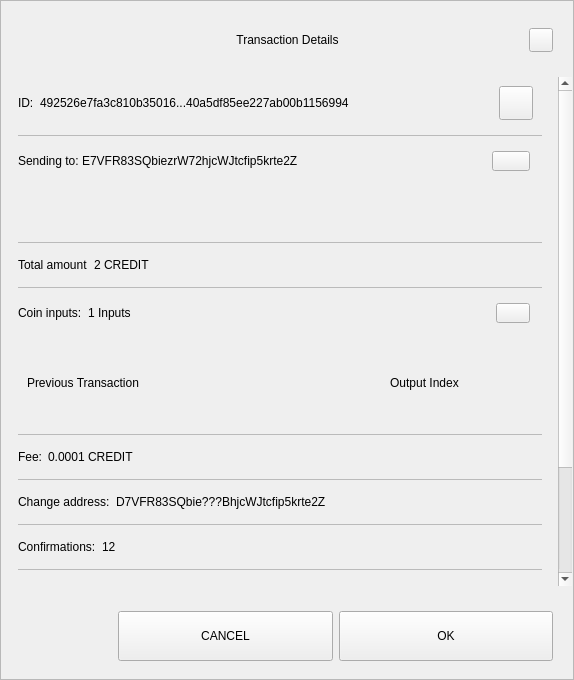
<?xml version="1.0" encoding="UTF-8"?>
<ui version="4.0">
 <class>TxDetailDialog</class>
 <widget class="QWidget" name="TxDetailDialog">
  <property name="geometry">
   <rect>
    <x>0</x>
    <y>0</y>
    <width>574</width>
    <height>680</height>
   </rect>
  </property>
  <property name="sizePolicy">
   <sizepolicy hsizetype="Preferred" vsizetype="Expanding">
    <horstretch>0</horstretch>
    <verstretch>0</verstretch>
   </sizepolicy>
  </property>
  <property name="minimumSize">
   <size>
    <width>574</width>
    <height>500</height>
   </size>
  </property>
  <property name="windowTitle">
   <string>Form</string>
  </property>
  <property name="styleSheet">
   <string notr="true"/>
  </property>
  <layout class="QVBoxLayout" name="verticalLayout_3">
   <property name="spacing">
    <number>0</number>
   </property>
   <property name="leftMargin">
    <number>0</number>
   </property>
   <property name="topMargin">
    <number>0</number>
   </property>
   <property name="rightMargin">
    <number>0</number>
   </property>
   <property name="bottomMargin">
    <number>0</number>
   </property>
   <item>
    <widget class="QFrame" name="frame">
     <property name="sizePolicy">
      <sizepolicy hsizetype="Preferred" vsizetype="Expanding">
       <horstretch>0</horstretch>
       <verstretch>0</verstretch>
      </sizepolicy>
     </property>
     <property name="styleSheet">
      <string notr="true"/>
     </property>
     <property name="frameShape">
      <enum>QFrame::StyledPanel</enum>
     </property>
     <property name="frameShadow">
      <enum>QFrame::Raised</enum>
     </property>
     <layout class="QVBoxLayout" name="verticalLayout">
      <property name="leftMargin">
       <number>0</number>
      </property>
      <property name="rightMargin">
       <number>0</number>
      </property>
      <item>
       <layout class="QHBoxLayout" name="horizontalLayout_3">
        <property name="spacing">
         <number>0</number>
        </property>
        <property name="leftMargin">
         <number>20</number>
        </property>
        <property name="topMargin">
         <number>10</number>
        </property>
        <property name="rightMargin">
         <number>20</number>
        </property>
        <item>
         <spacer name="horizontalSpacer_1">
          <property name="orientation">
           <enum>Qt::Horizontal</enum>
          </property>
          <property name="sizeHint" stdset="0">
           <size>
            <width>40</width>
            <height>20</height>
           </size>
          </property>
         </spacer>
        </item>
        <item>
         <widget class="QLabel" name="labelTitle">
          <property name="minimumSize">
           <size>
            <width>0</width>
            <height>40</height>
           </size>
          </property>
          <property name="maximumSize">
           <size>
            <width>16777215</width>
            <height>40</height>
           </size>
          </property>
          <property name="styleSheet">
           <string notr="true">padding-left:24px;</string>
          </property>
          <property name="text">
           <string>Transaction Details</string>
          </property>
          <property name="alignment">
           <set>Qt::AlignCenter</set>
          </property>
          <property name="margin">
           <number>7</number>
          </property>
         </widget>
        </item>
        <item>
         <spacer name="horizontalSpacer_2">
          <property name="orientation">
           <enum>Qt::Horizontal</enum>
          </property>
          <property name="sizeHint" stdset="0">
           <size>
            <width>40</width>
            <height>20</height>
           </size>
          </property>
         </spacer>
        </item>
        <item>
         <widget class="QPushButton" name="btnEsc">
          <property name="minimumSize">
           <size>
            <width>24</width>
            <height>24</height>
           </size>
          </property>
          <property name="maximumSize">
           <size>
            <width>24</width>
            <height>24</height>
           </size>
          </property>
          <property name="focusPolicy">
           <enum>Qt::NoFocus</enum>
          </property>
          <property name="text">
           <string/>
          </property>
         </widget>
        </item>
       </layout>
      </item>
      <item>
       <spacer name="verticalSpacer">
        <property name="orientation">
         <enum>Qt::Vertical</enum>
        </property>
        <property name="sizeType">
         <enum>QSizePolicy::Fixed</enum>
        </property>
        <property name="sizeHint" stdset="0">
         <size>
          <width>20</width>
          <height>10</height>
         </size>
        </property>
       </spacer>
      </item>
      <item>
       <widget class="QWidget" name="layoutScroll" native="true">
        <property name="minimumSize">
         <size>
          <width>0</width>
          <height>0</height>
         </size>
        </property>
        <layout class="QVBoxLayout" name="verticalLayout_4">
         <property name="leftMargin">
          <number>0</number>
         </property>
         <property name="topMargin">
          <number>0</number>
         </property>
         <property name="rightMargin">
          <number>0</number>
         </property>
         <item>
          <widget class="QScrollArea" name="scrollArea">
           <property name="styleSheet">
            <string notr="true">#scrollArea {
background:transparent;
}</string>
           </property>
           <property name="horizontalScrollBarPolicy">
            <enum>Qt::ScrollBarAlwaysOff</enum>
           </property>
           <property name="sizeAdjustPolicy">
            <enum>QAbstractScrollArea::AdjustIgnored</enum>
           </property>
           <property name="widgetResizable">
            <bool>true</bool>
           </property>
           <property name="alignment">
            <set>Qt::AlignLeading|Qt::AlignLeft|Qt::AlignTop</set>
           </property>
           <widget class="QWidget" name="scrollAreaWidgetContents">
            <property name="geometry">
             <rect>
              <x>0</x>
              <y>0</y>
              <width>556</width>
              <height>672</height>
             </rect>
            </property>
            <property name="autoFillBackground">
             <bool>false</bool>
            </property>
            <property name="styleSheet">
             <string notr="true">#scrollAreaWidgetContents {
background:transparent;
}</string>
            </property>
            <layout class="QVBoxLayout" name="verticalLayout_7">
             <property name="spacing">
              <number>0</number>
             </property>
             <property name="sizeConstraint">
              <enum>QLayout::SetDefaultConstraint</enum>
             </property>
             <property name="leftMargin">
              <number>0</number>
             </property>
             <property name="topMargin">
              <number>0</number>
             </property>
             <property name="rightMargin">
              <number>0</number>
             </property>
             <property name="bottomMargin">
              <number>0</number>
             </property>
             <item>
              <widget class="QWidget" name="content" native="true">
               <layout class="QVBoxLayout" name="verticalLayout_2">
                <property name="leftMargin">
                 <number>16</number>
                </property>
                <property name="topMargin">
                 <number>0</number>
                </property>
                <property name="rightMargin">
                 <number>16</number>
                </property>
                <item>
                 <widget class="QWidget" name="contentID" native="true">
                  <layout class="QHBoxLayout" name="horizontalLayout_12" stretch="0,1,0">
                   <property name="leftMargin">
                    <number>0</number>
                   </property>
                   <item>
                    <widget class="QLabel" name="labelId">
                     <property name="maximumSize">
                      <size>
                       <width>16777215</width>
                       <height>16777215</height>
                      </size>
                     </property>
                     <property name="text">
                      <string>ID:</string>
                     </property>
                    </widget>
                   </item>
                   <item>
                    <widget class="QLabel" name="textId">
                     <property name="text">
                      <string>492526e7fa3c810b35016...40a5df85ee227ab00b1156994</string>
                     </property>
                    </widget>
                   </item>
                   <item>
                    <widget class="QPushButton" name="pushCopy">
                     <property name="minimumSize">
                      <size>
                       <width>34</width>
                       <height>34</height>
                      </size>
                     </property>
                     <property name="maximumSize">
                      <size>
                       <width>34</width>
                       <height>34</height>
                      </size>
                     </property>
                     <property name="focusPolicy">
                      <enum>Qt::NoFocus</enum>
                     </property>
                     <property name="text">
                      <string/>
                     </property>
                     <property name="iconSize">
                      <size>
                       <width>24</width>
                       <height>24</height>
                      </size>
                     </property>
                    </widget>
                   </item>
                  </layout>
                 </widget>
                </item>
                <item>
                 <widget class="QLabel" name="labelDivider9">
                  <property name="maximumSize">
                   <size>
                    <width>16777215</width>
                    <height>1</height>
                   </size>
                  </property>
                  <property name="styleSheet">
                   <string notr="true">background-color:#bababa;</string>
                  </property>
                  <property name="text">
                   <string/>
                  </property>
                 </widget>
                </item>
                <item>
                 <widget class="QWidget" name="contentOutputs" native="true">
                  <layout class="QHBoxLayout" name="horizontalLayout_11" stretch="0,3,0">
                   <property name="spacing">
                    <number>0</number>
                   </property>
                   <property name="leftMargin">
                    <number>0</number>
                   </property>
                   <property name="rightMargin">
                    <number>12</number>
                   </property>
                   <item>
                    <widget class="QLabel" name="labelSend">
                     <property name="maximumSize">
                      <size>
                       <width>16777215</width>
                       <height>16777215</height>
                      </size>
                     </property>
                     <property name="text">
                      <string>Sending to: </string>
                     </property>
                    </widget>
                   </item>
                   <item>
                    <widget class="QLabel" name="textSend">
                     <property name="text">
                      <string>E7VFR83SQbiezrW72hjcWJtcfip5krte2Z </string>
                     </property>
                    </widget>
                   </item>
                   <item>
                    <widget class="QPushButton" name="pushOutputs">
                     <property name="minimumSize">
                      <size>
                       <width>34</width>
                       <height>20</height>
                      </size>
                     </property>
                     <property name="maximumSize">
                      <size>
                       <width>38</width>
                       <height>20</height>
                      </size>
                     </property>
                     <property name="focusPolicy">
                      <enum>Qt::NoFocus</enum>
                     </property>
                     <property name="styleSheet">
                      <string notr="true"/>
                     </property>
                     <property name="text">
                      <string/>
                     </property>
                    </widget>
                   </item>
                  </layout>
                 </widget>
                </item>
                <item>
                 <widget class="QScrollArea" name="outputsScrollArea">
                  <property name="minimumSize">
                   <size>
                    <width>0</width>
                    <height>50</height>
                   </size>
                  </property>
                  <property name="styleSheet">
                   <string notr="true">#outputsScrollArea {
background:transparent;
}</string>
                  </property>
                  <property name="widgetResizable">
                   <bool>true</bool>
                  </property>
                  <widget class="QWidget" name="container_outputs_base">
                   <property name="geometry">
                    <rect>
                     <x>0</x>
                     <y>0</y>
                     <width>522</width>
                     <height>48</height>
                    </rect>
                   </property>
                   <property name="styleSheet">
                    <string notr="true">#container_outputs_base {
background:transparent;
}</string>
                   </property>
                  </widget>
                 </widget>
                </item>
                <item>
                 <widget class="QLabel" name="labelDivider8">
                  <property name="maximumSize">
                   <size>
                    <width>16777215</width>
                    <height>1</height>
                   </size>
                  </property>
                  <property name="styleSheet">
                   <string notr="true">background-color:#bababa;</string>
                  </property>
                  <property name="text">
                   <string/>
                  </property>
                 </widget>
                </item>
                <item>
                 <widget class="QWidget" name="contentAmount" native="true">
                  <layout class="QHBoxLayout" name="horizontalLayout_4" stretch="0,1">
                   <property name="leftMargin">
                    <number>0</number>
                   </property>
                   <item>
                    <widget class="QLabel" name="labelAmount">
                     <property name="maximumSize">
                      <size>
                       <width>16777215</width>
                       <height>16777215</height>
                      </size>
                     </property>
                     <property name="text">
                      <string>Total amount</string>
                     </property>
                    </widget>
                   </item>
                   <item>
                    <widget class="QLabel" name="textAmount">
                     <property name="text">
                      <string>2 CREDIT</string>
                     </property>
                    </widget>
                   </item>
                  </layout>
                 </widget>
                </item>
                <item>
                 <widget class="QLabel" name="labelDivider6">
                  <property name="maximumSize">
                   <size>
                    <width>16777215</width>
                    <height>1</height>
                   </size>
                  </property>
                  <property name="styleSheet">
                   <string notr="true">background-color:#bababa;</string>
                  </property>
                  <property name="text">
                   <string/>
                  </property>
                 </widget>
                </item>
                <item>
                 <widget class="QWidget" name="contentInputs" native="true">
                  <layout class="QHBoxLayout" name="horizontalLayout" stretch="0,2,0">
                   <property name="leftMargin">
                    <number>0</number>
                   </property>
                   <property name="rightMargin">
                    <number>12</number>
                   </property>
                   <item>
                    <widget class="QLabel" name="labelInputs">
                     <property name="sizePolicy">
                      <sizepolicy hsizetype="Minimum" vsizetype="Preferred">
                       <horstretch>0</horstretch>
                       <verstretch>0</verstretch>
                      </sizepolicy>
                     </property>
                     <property name="maximumSize">
                      <size>
                       <width>16777215</width>
                       <height>16777215</height>
                      </size>
                     </property>
                     <property name="text">
                      <string>Coin inputs:</string>
                     </property>
                    </widget>
                   </item>
                   <item>
                    <widget class="QLabel" name="textInputs">
                     <property name="text">
                      <string>1 Inputs</string>
                     </property>
                    </widget>
                   </item>
                   <item>
                    <widget class="QPushButton" name="pushInputs">
                     <property name="maximumSize">
                      <size>
                       <width>34</width>
                       <height>20</height>
                      </size>
                     </property>
                     <property name="focusPolicy">
                      <enum>Qt::NoFocus</enum>
                     </property>
                     <property name="styleSheet">
                      <string notr="true"/>
                     </property>
                     <property name="text">
                      <string/>
                     </property>
                    </widget>
                   </item>
                  </layout>
                 </widget>
                </item>
                <item>
                 <widget class="QFrame" name="gridInputs">
                  <property name="sizePolicy">
                   <sizepolicy hsizetype="Preferred" vsizetype="MinimumExpanding">
                    <horstretch>0</horstretch>
                    <verstretch>0</verstretch>
                   </sizepolicy>
                  </property>
                  <property name="minimumSize">
                   <size>
                    <width>0</width>
                    <height>90</height>
                   </size>
                  </property>
                  <layout class="QGridLayout" name="gridLayoutInput" columnstretch="5,2" rowminimumheight="0">
                   <property name="sizeConstraint">
                    <enum>QLayout::SetMaximumSize</enum>
                   </property>
                   <property name="verticalSpacing">
                    <number>0</number>
                   </property>
                   <item row="0" column="0" alignment="Qt::AlignLeft">
                    <widget class="QLabel" name="labelTitlePrevTx">
                     <property name="text">
                      <string>Previous Transaction</string>
                     </property>
                    </widget>
                   </item>
                   <item row="0" column="1" alignment="Qt::AlignLeft">
                    <widget class="QLabel" name="labelOutputIndex">
                     <property name="text">
                      <string>Output Index</string>
                     </property>
                     <property name="alignment">
                      <set>Qt::AlignCenter</set>
                     </property>
                    </widget>
                   </item>
                  </layout>
                 </widget>
                </item>
                <item>
                 <widget class="QLabel" name="labelDivider1">
                  <property name="maximumSize">
                   <size>
                    <width>16777215</width>
                    <height>1</height>
                   </size>
                  </property>
                  <property name="styleSheet">
                   <string notr="true">background-color:#bababa;</string>
                  </property>
                  <property name="text">
                   <string/>
                  </property>
                 </widget>
                </item>
                <item>
                 <widget class="QWidget" name="contentFee" native="true">
                  <layout class="QHBoxLayout" name="horizontalLayout_7" stretch="0,1">
                   <property name="leftMargin">
                    <number>0</number>
                   </property>
                   <item>
                    <widget class="QLabel" name="labelFee">
                     <property name="maximumSize">
                      <size>
                       <width>16777215</width>
                       <height>16777215</height>
                      </size>
                     </property>
                     <property name="text">
                      <string>Fee:</string>
                     </property>
                    </widget>
                   </item>
                   <item>
                    <widget class="QLabel" name="textFee">
                     <property name="text">
                      <string>0.0001 CREDIT</string>
                     </property>
                    </widget>
                   </item>
                  </layout>
                 </widget>
                </item>
                <item>
                 <widget class="QLabel" name="labelDivider2">
                  <property name="maximumSize">
                   <size>
                    <width>16777215</width>
                    <height>1</height>
                   </size>
                  </property>
                  <property name="styleSheet">
                   <string notr="true">background-color:#bababa;</string>
                  </property>
                  <property name="text">
                   <string/>
                  </property>
                 </widget>
                </item>
                <item>
                 <widget class="QWidget" name="contentChangeAddress" native="true">
                  <layout class="QHBoxLayout" name="horizontalLayout_6" stretch="0,1">
                   <property name="leftMargin">
                    <number>0</number>
                   </property>
                   <item>
                    <widget class="QLabel" name="labelChange">
                     <property name="maximumSize">
                      <size>
                       <width>16777215</width>
                       <height>16777215</height>
                      </size>
                     </property>
                     <property name="text">
                      <string>Change address:</string>
                     </property>
                    </widget>
                   </item>
                   <item>
                    <widget class="QLabel" name="textChange">
                     <property name="text">
                      <string>D7VFR83SQbie???BhjcWJtcfip5krte2Z </string>
                     </property>
                    </widget>
                   </item>
                  </layout>
                 </widget>
                </item>
                <item>
                 <widget class="QLabel" name="labelDivider4">
                  <property name="maximumSize">
                   <size>
                    <width>16777215</width>
                    <height>1</height>
                   </size>
                  </property>
                  <property name="styleSheet">
                   <string notr="true">background-color:#bababa;</string>
                  </property>
                  <property name="text">
                   <string/>
                  </property>
                 </widget>
                </item>
                <item>
                 <widget class="QWidget" name="contentConfirmations" native="true">
                  <layout class="QHBoxLayout" name="horizontalLayout_8" stretch="0,1">
                   <property name="leftMargin">
                    <number>0</number>
                   </property>
                   <item>
                    <widget class="QLabel" name="labelConfirmations">
                     <property name="maximumSize">
                      <size>
                       <width>16777215</width>
                       <height>16777215</height>
                      </size>
                     </property>
                     <property name="text">
                      <string>Confirmations:</string>
                     </property>
                    </widget>
                   </item>
                   <item>
                    <widget class="QLabel" name="textConfirmations">
                     <property name="text">
                      <string>12</string>
                     </property>
                    </widget>
                   </item>
                  </layout>
                 </widget>
                </item>
                <item>
                 <widget class="QLabel" name="labelDivider7">
                  <property name="maximumSize">
                   <size>
                    <width>16777215</width>
                    <height>1</height>
                   </size>
                  </property>
                  <property name="styleSheet">
                   <string notr="true">background-color:#bababa;</string>
                  </property>
                  <property name="text">
                   <string/>
                  </property>
                 </widget>
                </item>
                <item>
                 <widget class="QWidget" name="contentSize" native="true">
                  <layout class="QHBoxLayout" name="horizontalLayout_9" stretch="0,1">
                   <property name="leftMargin">
                    <number>0</number>
                   </property>
                   <item>
                    <widget class="QLabel" name="labelSize">
                     <property name="maximumSize">
                      <size>
                       <width>16777215</width>
                       <height>16777215</height>
                      </size>
                     </property>
                     <property name="text">
                      <string>Size:</string>
                     </property>
                    </widget>
                   </item>
                   <item>
                    <widget class="QLabel" name="textSize">
                     <property name="text">
                      <string>2 kB</string>
                     </property>
                    </widget>
                   </item>
                  </layout>
                 </widget>
                </item>
                <item>
                 <widget class="QLabel" name="labelDivider3">
                  <property name="maximumSize">
                   <size>
                    <width>16777215</width>
                    <height>1</height>
                   </size>
                  </property>
                  <property name="styleSheet">
                   <string notr="true">background-color:#bababa;</string>
                  </property>
                  <property name="text">
                   <string/>
                  </property>
                 </widget>
                </item>
                <item>
                 <widget class="QWidget" name="contentDate" native="true">
                  <layout class="QHBoxLayout" name="horizontalLayout_5" stretch="0,1">
                   <property name="leftMargin">
                    <number>0</number>
                   </property>
                   <item>
                    <widget class="QLabel" name="labelDate">
                     <property name="maximumSize">
                      <size>
                       <width>16777215</width>
                       <height>16777215</height>
                      </size>
                     </property>
                     <property name="text">
                      <string>Date:</string>
                     </property>
                    </widget>
                   </item>
                   <item>
                    <widget class="QLabel" name="textDate">
                     <property name="text">
                      <string>May 25, 2017</string>
                     </property>
                    </widget>
                   </item>
                  </layout>
                 </widget>
                </item>
                <item>
                 <widget class="QLabel" name="labelDivider5">
                  <property name="maximumSize">
                   <size>
                    <width>16777215</width>
                    <height>1</height>
                   </size>
                  </property>
                  <property name="styleSheet">
                   <string notr="true">background-color:#bababa;</string>
                  </property>
                  <property name="text">
                   <string/>
                  </property>
                 </widget>
                </item>
                <item>
                 <widget class="QWidget" name="contentStatus" native="true">
                  <layout class="QHBoxLayout" name="horizontalLayout_10" stretch="0,1">
                   <property name="leftMargin">
                    <number>0</number>
                   </property>
                   <item>
                    <widget class="QLabel" name="labelStatus">
                     <property name="maximumSize">
                      <size>
                       <width>16777215</width>
                       <height>16777215</height>
                      </size>
                     </property>
                     <property name="text">
                      <string>Status:</string>
                     </property>
                    </widget>
                   </item>
                   <item>
                    <widget class="QLabel" name="textStatus">
                     <property name="text">
                      <string>Spendable</string>
                     </property>
                    </widget>
                   </item>
                  </layout>
                 </widget>
                </item>
                <item>
                 <spacer name="verticalSpacer_2">
                  <property name="orientation">
                   <enum>Qt::Vertical</enum>
                  </property>
                  <property name="sizeType">
                   <enum>QSizePolicy::Expanding</enum>
                  </property>
                  <property name="sizeHint" stdset="0">
                   <size>
                    <width>20</width>
                    <height>10</height>
                   </size>
                  </property>
                 </spacer>
                </item>
                <item>
                 <widget class="QLabel" name="labelWarning">
                  <property name="text">
                   <string>TextLabel</string>
                  </property>
                  <property name="alignment">
                   <set>Qt::AlignCenter</set>
                  </property>
                 </widget>
                </item>
               </layout>
              </widget>
             </item>
            </layout>
           </widget>
          </widget>
         </item>
        </layout>
       </widget>
      </item>
      <item>
       <widget class="QWidget" name="containerButtons" native="true">
        <layout class="QHBoxLayout" name="horizontalLayout1" stretch="1,2,2">
         <property name="leftMargin">
          <number>10</number>
         </property>
         <property name="rightMargin">
          <number>20</number>
         </property>
         <item>
          <spacer name="horizontalSpacer_3">
           <property name="orientation">
            <enum>Qt::Horizontal</enum>
           </property>
           <property name="sizeHint" stdset="0">
            <size>
             <width>40</width>
             <height>20</height>
            </size>
           </property>
          </spacer>
         </item>
         <item>
          <widget class="QPushButton" name="btnCancel">
           <property name="minimumSize">
            <size>
             <width>200</width>
             <height>50</height>
            </size>
           </property>
           <property name="focusPolicy">
            <enum>Qt::NoFocus</enum>
           </property>
           <property name="text">
            <string>CANCEL</string>
           </property>
          </widget>
         </item>
         <item>
          <widget class="QPushButton" name="btnSave">
           <property name="minimumSize">
            <size>
             <width>200</width>
             <height>50</height>
            </size>
           </property>
           <property name="focusPolicy">
            <enum>Qt::NoFocus</enum>
           </property>
           <property name="text">
            <string>OK</string>
           </property>
          </widget>
         </item>
        </layout>
       </widget>
      </item>
     </layout>
    </widget>
   </item>
  </layout>
 </widget>
 <resources/>
 <connections/>
</ui>
